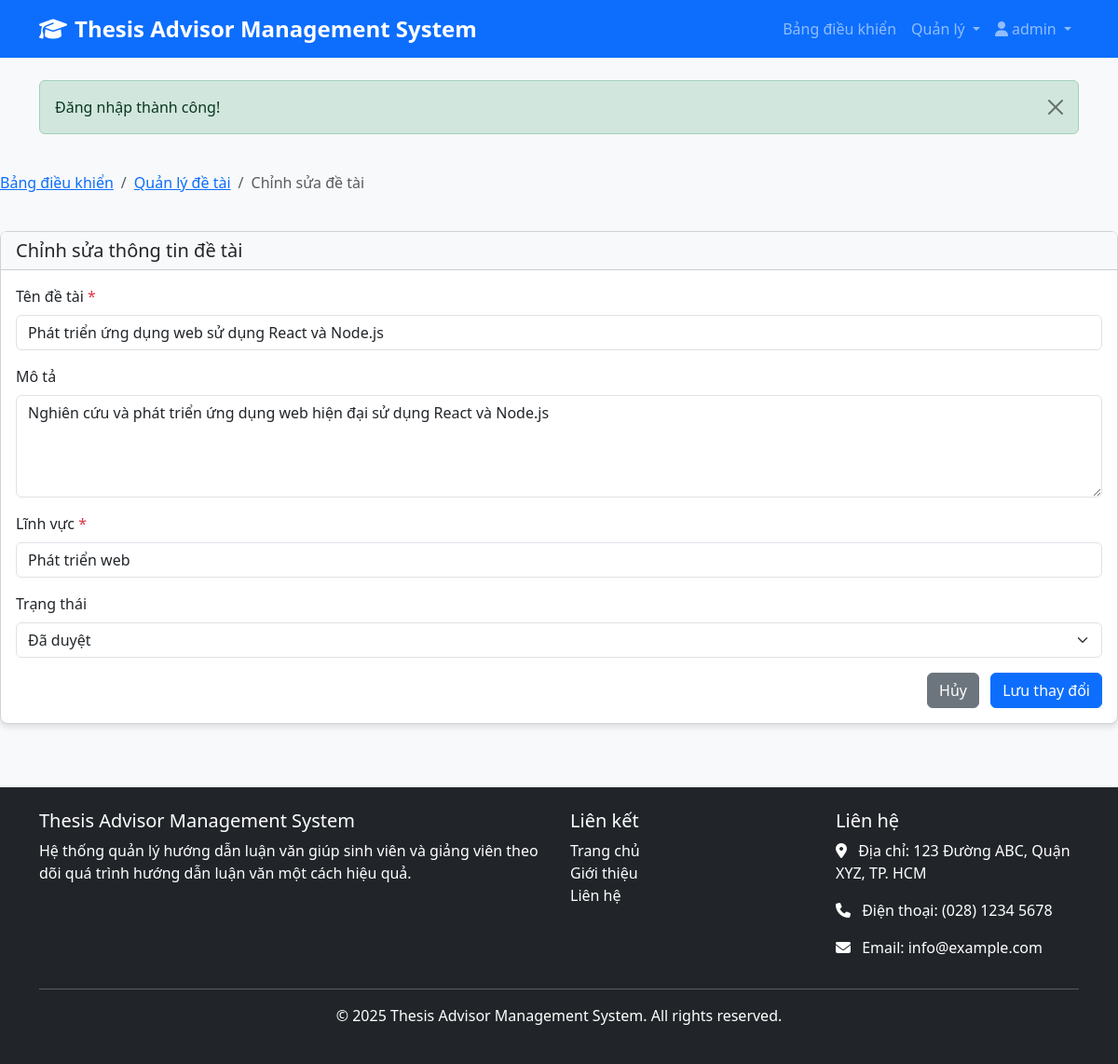
Screenshot of /admin/edit-thesis.php?id=1 (signed in) with the database file from the repository.
### tables this page shows
CREATE TABLE DeTai (
    DeTaiID INT AUTO_INCREMENT PRIMARY KEY,
    TenDeTai VARCHAR(255) NOT NULL,
    MoTa TEXT,
    LinhVuc VARCHAR(100),
    NgayTao TIMESTAMP DEFAULT CURRENT_TIMESTAMP,
    TrangThai ENUM('Chờ duyệt', 'Đã duyệt', 'Từ chối') DEFAULT 'Chờ duyệt'
);

### admin/edit-thesis.php (the view, shortened to what this page needs)
<?php
require_once '../includes/functions.php';
$thesisId = $_GET['id'];
$conn = getDBConnection();
try {
    $stmt = $conn->prepare("SELECT * FROM DeTai WHERE DeTaiID = :id");
    $stmt->bindParam(':id', $thesisId);
    $stmt->execute();
    $thesis = $stmt->fetch(PDO::FETCH_ASSOC);
} catch (PDOException $e) {
    setFlashMessage('Lỗi: ' . $e->getMessage(), 'danger');
    redirect('theses.php');
}
include '../includes/header.php';
?>
<div class="row mb-4">
    <div class="col-md-12">
        <nav aria-label="breadcrumb">
            <ol class="breadcrumb">
                <li class="breadcrumb-item"><a href="../dashboard.php">Bảng điều khiển</a></li>
                <li class="breadcrumb-item"><a href="theses.php">Quản lý đề tài</a></li>
                <li class="breadcrumb-item active" aria-current="page">Chỉnh sửa đề tài</li>
            </ol>
        </nav>
    </div>
</div>
<div class="row">
    <div class="col-md-12">
        <div class="card">
            <div class="card-header">
                <h5 class="card-title mb-0">Chỉnh sửa thông tin đề tài</h5>
            </div>
            <div class="card-body">
                <form method="POST" action="">
                    <div class="mb-3">
                        <label for="tenDeTai" class="form-label">Tên đề tài <span class="text-danger">*</span></label>
                        <input type="text" class="form-control" id="tenDeTai" name="tenDeTai" value="<?php echo htmlspecialchars($thesis['TenDeTai']); ?>" required>
                    </div>
                    <div class="mb-3">
                        <label for="moTa" class="form-label">Mô tả</label>
                        <textarea class="form-control" id="moTa" name="moTa" rows="4"><?php echo htmlspecialchars($thesis['MoTa']); ?></textarea>
                    </div>
                    <div class="mb-3">
                        <label for="linhVuc" class="form-label">Lĩnh vực <span class="text-danger">*</span></label>
                        <input type="text" class="form-control" id="linhVuc" name="linhVuc" value="<?php echo htmlspecialchars($thesis['LinhVuc']); ?>" required>
                    </div>
                    <div class="mb-3">
                        <label for="trangThai" class="form-label">Trạng thái</label>
                        <select class="form-select" id="trangThai" name="trangThai">
                            <option value="Đã duyệt" <?php echo $thesis['TrangThai'] == 'Đã duyệt' ? 'selected' : ''; ?>>Đã duyệt</option>
                        </select>
                    </div>
                    <div class="text-end mt-3">
                        <a href="theses.php" class="btn btn-secondary me-2">Hủy</a>
                        <button type="submit" class="btn btn-primary">Lưu thay đổi</button>
                    </div>
                </form>
            </div>
        </div>
    </div>
</div>
<?php include '../includes/footer.php'; ?>

### assets/css/style.css (style rules this page uses)
body { font-family: 'Segoe UI', Tahoma, Geneva, Verdana, sans-serif; background-color: #f8f9fa; color: #333; }
.card { border-radius: 8px; box-shadow: 0 4px 6px rgba(0, 0, 0, 0.1); margin-bottom: 20px; transition: transform 0.3s ease; }
.card-header { font-weight: bold; background-color: #f8f9fa; }
.btn-primary { background-color: #0d6efd; border-color: #0d6efd; }

### rows the page displays
detai: tenDeTai "Phát triển ứng dụng web sử dụng React và Node.js", moTa "Nghiên cứu và phát triển ứng dụng web hiện đại sử dụng React và Node.js", linhVuc "Phát triển web", trangThai "Đã duyệt"

### other values shown
APP_NAME "Thesis Advisor Management System"
$_SESSION['username'] "admin"
$message "Đăng nhập thành công!"
